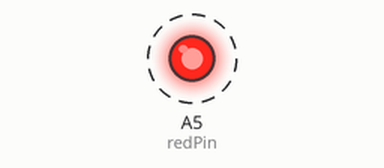
Recording of a sketch running on a simulated Arduino Uno, built with avr-gcc and run on an emulated ATmega328P. Parts: output pins drawn as LEDs (lit = HIGH). Dashed ring = blinking.

Above: at 0.12 s.
Timing chart, 0 to 3.0 s (numbered marks = the images above):
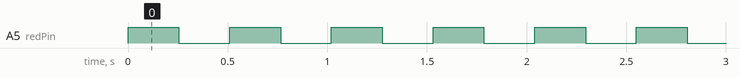

Measured:
- by itself, A5 (redPin): alternates HIGH for 0.26 s and LOW for 0.26 s

The sketch:

BareMinimum.ino
```cpp
int redPin=A5;
int bright=255;
void setup() {
  // put your setup code here, to run once:
pinMode(redPin,OUTPUT);
}

void loop() {
  // put your main code here, to run repeatedly:
analogWrite(redPin,bright);
delay(bright);
analogWrite(redPin,LOW);
delay(bright);
}
```
